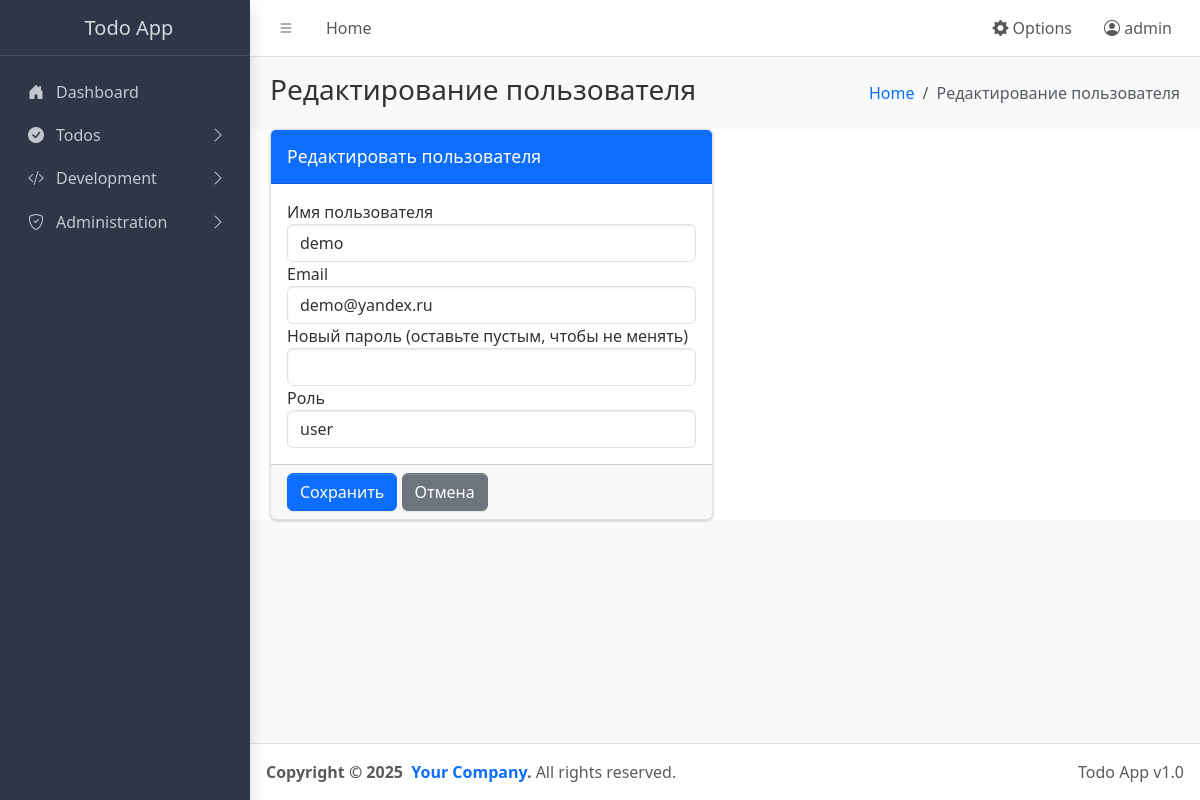
/admin/users/2/edit (signed in), run on the app's committed database.
### app.py (models this page shows, shortened)
class User(UserMixin, db.Model):
    id = db.Column(db.Integer, primary_key=True)
    username = db.Column(db.String(64), unique=True, nullable=False)
    email = db.Column(db.String(120), unique=True, nullable=False)
    password_hash = db.Column(db.String(128), nullable=False)
    role_id = db.Column(db.Integer, db.ForeignKey('role.id'), nullable=False)
    role = db.relationship('Role', backref=db.backref('users', lazy=True))
    created_at = db.Column(db.DateTime, default=datetime.utcnow)

class Role(db.Model):
    id = db.Column(db.Integer, primary_key=True)
    name = db.Column(db.String(50), unique=True, nullable=False)
    description = db.Column(db.String(200))

### app.py (the view, shortened to what this page needs)
@app.route('/admin/users/<int:id>/edit', methods=['GET', 'POST'])
@login_required
def edit_user(id):
    if not is_admin():
        flash('Доступ запрещен. Требуются права администратора.')
        return redirect(url_for('index'))
    user = User.query.get_or_404(id)
    roles = Role.query.all()
    return render_template('user_form.html', user=user, roles=roles)

### app.py (called while the page is built)
@app.before_request
def load_user_settings():
    if 'language' not in session:
        session['language'] = get_option('language', category='user_settings')
    if 'theme' not in session:
        session['theme'] = get_option('theme', category='user_settings')
    if 'per_page' not in session:
        session['per_page'] = get_option('per_page', category='user_settings')

def get_locale():
    try:
        lang = session.get('language')
        if not lang:
            lang = get_option('language', category='user_settings')
        if not lang:
            lang = request.accept_languages.best_match(app.config['BABEL_SUPPORTED_LOCALES'])
        return lang
    except:
        return app.config['BABEL_DEFAULT_LOCALE']

@login_manager.user_loader
def load_user(user_id):
    return User.query.get(int(user_id))

def is_admin():
    return current_user.is_authenticated and current_user.role.name == 'admin'

### templates/user_form.html (shortened to what this page needs)
{% extends "base.html" %}
{% block page_title %}{% if user %}Редактирование пользователя{% else %}Новый пользователь{% endif %}{% endblock %}
{% block breadcrumb %}{% if user %}Редактирование пользователя{% else %}Новый пользователь{% endif %}{% endblock %}
{% block content %}
<div class="row">
  <div class="col-md-6">
    <div class="card card-primary">
      <div class="card-header">
        <h3 class="card-title">{% if user %}Редактировать пользователя{% else %}Создать пользователя{% endif %}</h3>
      </div>
      <form method="post">
        <div class="card-body">
          <div class="form-group">
            <label for="username">Имя пользователя</label>
            <input type="text" class="form-control" id="username" name="username" value="{{ user.username if user else '' }}" required>
          </div>
          <div class="form-group">
            <label for="email">Email</label>
            <input type="email" class="form-control" id="email" name="email" value="{{ user.email if user else '' }}" required>
          </div>
          <div class="form-group">
            <label for="password">{% if user %}Новый пароль (оставьте пустым, чтобы не менять){% else %}Пароль{% endif %}</label>
            <input type="password" class="form-control" id="password" name="password" {% if not user %}required{% endif %}>
          </div>
          <div class="form-group">
            <label for="role_id">Роль</label>
            <select class="form-control" id="role_id" name="role_id" required>
              {% for role in roles %}
              <option value="{{ role.id }}" {% if user and user.role_id == role.id %}selected{% endif %}>{{ role.name }}</option>
              {% endfor %}
            </select>
          </div>
        </div>
        <div class="card-footer">
          <button type="submit" class="btn btn-primary">{% if user %}Сохранить{% else %}Создать{% endif %}</button>
          <a href="{{ url_for('manage_users') }}" class="btn btn-secondary">Отмена</a>
        </div>
      </form>
    </div>
  </div>
</div>
{% endblock %}

### templates/base.html (shortened to what this page needs)
<!doctype html>
<html lang="{{ session.get('language', 'ru') }}" data-bs-theme="{{ session.get('theme', 'dark') }}">
  <head>
    <link
      rel="stylesheet"
      href="https://cdn.jsdelivr.net/npm/@fontsource/source-sans-3@5.0.12/index.css"
      media="print"
      onload="this.media='all'"
    />
    <link rel="stylesheet" href="https://cdnjs.cloudflare.com/ajax/libs/font-awesome/5.15.4/css/all.min.css">
    <link
      rel="stylesheet"
      href="https://cdn.jsdelivr.net/npm/overlayscrollbars@2.11.0/styles/overlayscrollbars.min.css"
    />
    <link
      rel="stylesheet"
      href="https://cdn.jsdelivr.net/npm/bootstrap-icons@1.13.1/font/bootstrap-icons.min.css"
    />
    <link rel="stylesheet" href="{{ url_for('static', filename='css/adminlte.min.css') }}" />
    <link rel="stylesheet" href="{{ url_for('static', filename='css/themes.css') }}" />
  </head>
  <body class="layout-fixed sidebar-expand-lg bg-body-tertiary">
    <div class="app-wrapper">
      <nav class="app-header navbar navbar-expand bg-body">
        <div class="container-fluid">
          <ul class="navbar-nav">
            <li class="nav-item">
              <a class="nav-link" data-lte-toggle="sidebar" href="#" role="button">
                <i class="bi bi-list"></i>
              </a>
            </li>
            <li class="nav-item d-none d-md-block">
              <a href="{{ url_for('index') }}" class="nav-link">{{ _('Home') }}</a>
            </li>
          </ul>
          <ul class="navbar-nav ms-auto">
            <li class="nav-item dropdown">
              <a class="nav-link" data-bs-toggle="dropdown" href="#" role="button" aria-expanded="false">
                <i class="bi bi-gear-fill"></i> {{ _('Options') }}
              </a>
            </li>
            {% if current_user.is_authenticated %}
            <li class="nav-item dropdown">
              <a class="nav-link" data-bs-toggle="dropdown" href="#" role="button" aria-expanded="false">
                <i class="bi bi-person-circle"></i> {{ current_user.username }}
              </a>
            </li>
            {% endif %}
          </ul>
        </div>
      </nav>
      <aside class="app-sidebar bg-body-secondary shadow" data-bs-theme="dark">
        <div class="sidebar-brand">
          <a href="{{ url_for('index') }}" class="brand-link">
            <span class="brand-text fw-light">{{ _('Todo App') }}</span>
          </a>
        </div>
        <div class="sidebar-wrapper">
          <nav class="mt-2">
            <ul
              class="nav sidebar-menu flex-column"
              data-lte-toggle="treeview"
              role="navigation"
              aria-label="Main navigation"
              data-accordion="false"
              id="navigation"
            >
              <li class="nav-item">
                <a href="{{ url_for('index') }}" class="nav-link">
                  <i class="nav-icon bi bi-house-door-fill"></i>
                  <p>{{ _('Dashboard') }}</p>
                </a>
              </li>
              <li class="nav-item">
                <a href="#" class="nav-link">
                  <i class="nav-icon bi bi-check-circle-fill"></i>
                  <p>
                    {{ _('Todos') }}
                  </p>
                </a>
              </li>
              <li class="nav-item">
                <a href="#" class="nav-link">
                  <i class="nav-icon bi bi-code-slash"></i>
                  <p>
                    {{ _('Development') }}
                  </p>
                </a>
              </li>
              {% if current_user.is_authenticated and current_user.role.name == 'admin' %}
              <li class="nav-item">
                <a href="#" class="nav-link">
                  <i class="nav-icon bi bi-shield-check"></i>
                  <p>
                    {{ _('Administration') }}
                  </p>
                </a>
              </li>
              {% endif %}
            </ul>
          </nav>
        </div>
      </aside>
      <main class="app-main">
        <div class="app-content-header">
          <div class="container-fluid">
            <div class="row">
              <div class="col-sm-6">
                <h3 class="mb-0">{% block page_title %}Dashboard{% endblock %}</h3>
              </div>
              <div class="col-sm-6">
                <ol class="breadcrumb float-sm-end">
                  <li class="breadcrumb-item"><a href="{{ url_for('index') }}">{{ _('Home') }}</a></li>
                  <li class="breadcrumb-item active" aria-current="page">{% block breadcrumb %}{{ _('Dashboard') }}{% endblock %}</li>
                </ol>
              </div>
            </div>
          </div>
        </div>
        <div class="app-content">
          <div class="container-fluid">
            {% block content %}{% endblock %}
          </div>
        </div>
      </main>
      <footer class="app-footer">
        <div class="float-end d-none d-sm-inline">Todo App v1.0</div>
        <strong>
          Copyright &copy; 2025&nbsp;
          <a href="#" class="text-decoration-none">Your Company</a>.
        </strong>
        All rights reserved.
      </footer>
    </div>
  </body>
</html>

### static/css/themes.css (style rules this page uses)
:root { --bg-color: #ffffff; --text-color: #333333; --sidebar-bg: #343a40; --card-bg: #ffffff; --border-color: #dee2e6; --table-hover: #f8f9fa; --navbar-bg: #ffffff; --input-bg: #ffffff; --dropdown-bg: #ffffff; --dropdown-hover: #f8f9fa; }
[data-bs-theme="dark"] { --bg-color: #1a1a1a; --text-color: #ffffff; --sidebar-bg: #2d3748; --card-bg: #2d3748; --border-color: #4a5568; --table-hover: #4a5568; --navbar-bg: #2d3748; --input-bg: #374151; --dropdown-bg: #374151; --dropdown-hover: #4a5568; }
body { background-color: var(--bg-color) !important; color: var(--text-color) !important; }
.app-sidebar { background-color: var(--sidebar-bg) !important; }
.card { background-color: var(--card-bg) !important; border-color: var(--border-color) !important; color: var(--text-color) !important; }
.app-header.navbar { background-color: var(--navbar-bg) !important; }
.form-control { background-color: var(--input-bg) !important; border-color: var(--border-color) !important; color: var(--text-color) !important; }
.app-content { background-color: var(--bg-color) !important; }

### data on the page
User: username "admin"
User: username "demo", email "demo@yandex.ru", role_id "user"
